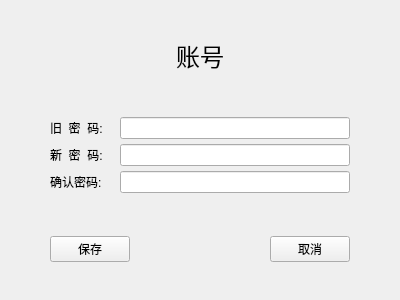
<?xml version="1.0" encoding="UTF-8"?>
<ui version="4.0">
 <class>ChangePassword</class>
 <widget class="QWidget" name="ChangePassword">
  <property name="geometry">
   <rect>
    <x>0</x>
    <y>0</y>
    <width>400</width>
    <height>300</height>
   </rect>
  </property>
  <property name="windowTitle">
   <string>Form</string>
  </property>
  <layout class="QVBoxLayout" name="verticalLayout">
   <property name="spacing">
    <number>5</number>
   </property>
   <property name="leftMargin">
    <number>50</number>
   </property>
   <property name="topMargin">
    <number>0</number>
   </property>
   <property name="rightMargin">
    <number>50</number>
   </property>
   <property name="bottomMargin">
    <number>0</number>
   </property>
   <item>
    <spacer name="verticalSpacer_4">
     <property name="orientation">
      <enum>Qt::Vertical</enum>
     </property>
     <property name="sizeHint" stdset="0">
      <size>
       <width>20</width>
       <height>25</height>
      </size>
     </property>
    </spacer>
   </item>
   <item>
    <widget class="QLabel" name="account">
     <property name="font">
      <font>
       <pointsize>18</pointsize>
      </font>
     </property>
     <property name="text">
      <string>账号</string>
     </property>
     <property name="alignment">
      <set>Qt::AlignCenter</set>
     </property>
    </widget>
   </item>
   <item>
    <spacer name="verticalSpacer_3">
     <property name="orientation">
      <enum>Qt::Vertical</enum>
     </property>
     <property name="sizeHint" stdset="0">
      <size>
       <width>20</width>
       <height>26</height>
      </size>
     </property>
    </spacer>
   </item>
   <item>
    <layout class="QHBoxLayout" name="horizontalLayout">
     <item>
      <widget class="QLabel" name="label_2">
       <property name="minimumSize">
        <size>
         <width>65</width>
         <height>0</height>
        </size>
       </property>
       <property name="maximumSize">
        <size>
         <width>65</width>
         <height>16777215</height>
        </size>
       </property>
       <property name="text">
        <string>旧  密  码:</string>
       </property>
      </widget>
     </item>
     <item>
      <widget class="QLineEdit" name="old_password">
       <property name="echoMode">
        <enum>QLineEdit::Password</enum>
       </property>
      </widget>
     </item>
    </layout>
   </item>
   <item>
    <layout class="QHBoxLayout" name="horizontalLayout_2">
     <item>
      <widget class="QLabel" name="label_3">
       <property name="minimumSize">
        <size>
         <width>65</width>
         <height>0</height>
        </size>
       </property>
       <property name="maximumSize">
        <size>
         <width>65</width>
         <height>16777215</height>
        </size>
       </property>
       <property name="text">
        <string>新  密  码:</string>
       </property>
      </widget>
     </item>
     <item>
      <widget class="QLineEdit" name="new_password">
       <property name="echoMode">
        <enum>QLineEdit::Password</enum>
       </property>
      </widget>
     </item>
    </layout>
   </item>
   <item>
    <layout class="QHBoxLayout" name="horizontalLayout_3">
     <item>
      <widget class="QLabel" name="label_4">
       <property name="minimumSize">
        <size>
         <width>65</width>
         <height>0</height>
        </size>
       </property>
       <property name="maximumSize">
        <size>
         <width>65</width>
         <height>16777215</height>
        </size>
       </property>
       <property name="text">
        <string>确认密码:</string>
       </property>
      </widget>
     </item>
     <item>
      <widget class="QLineEdit" name="is_new_password">
       <property name="echoMode">
        <enum>QLineEdit::Password</enum>
       </property>
      </widget>
     </item>
    </layout>
   </item>
   <item>
    <spacer name="verticalSpacer_2">
     <property name="orientation">
      <enum>Qt::Vertical</enum>
     </property>
     <property name="sizeHint" stdset="0">
      <size>
       <width>20</width>
       <height>25</height>
      </size>
     </property>
    </spacer>
   </item>
   <item>
    <layout class="QHBoxLayout" name="horizontalLayout_4">
     <item>
      <widget class="QPushButton" name="save">
       <property name="text">
        <string>保存</string>
       </property>
      </widget>
     </item>
     <item>
      <spacer name="horizontalSpacer">
       <property name="orientation">
        <enum>Qt::Horizontal</enum>
       </property>
       <property name="sizeHint" stdset="0">
        <size>
         <width>40</width>
         <height>20</height>
        </size>
       </property>
      </spacer>
     </item>
     <item>
      <widget class="QPushButton" name="concel">
       <property name="text">
        <string>取消</string>
       </property>
      </widget>
     </item>
    </layout>
   </item>
   <item>
    <spacer name="verticalSpacer">
     <property name="orientation">
      <enum>Qt::Vertical</enum>
     </property>
     <property name="sizeHint" stdset="0">
      <size>
       <width>20</width>
       <height>26</height>
      </size>
     </property>
    </spacer>
   </item>
  </layout>
 </widget>
 <resources/>
 <connections/>
</ui>
